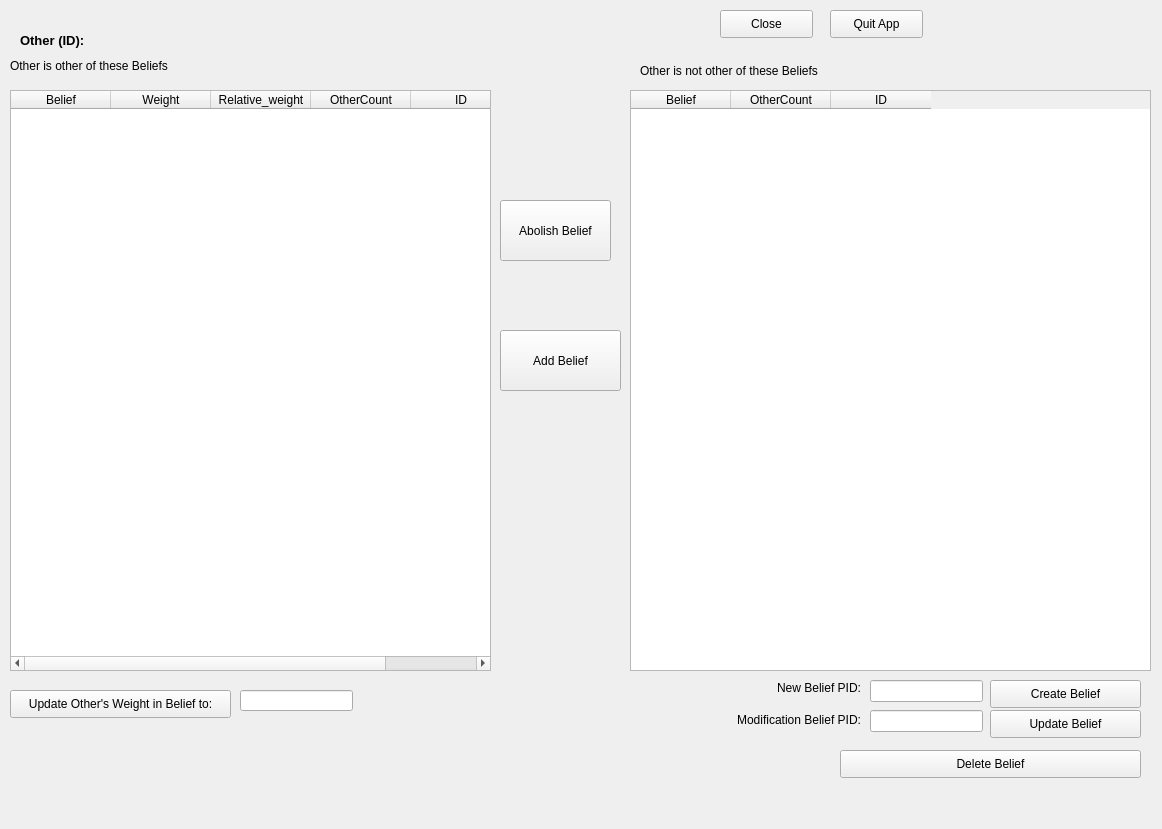
<?xml version="1.0" encoding="UTF-8"?>
<ui version="4.0">
 <class>Form</class>
 <widget class="QWidget" name="Form">
  <property name="geometry">
   <rect>
    <x>0</x>
    <y>0</y>
    <width>1162</width>
    <height>829</height>
   </rect>
  </property>
  <property name="windowkind">
   <string>Form</string>
  </property>
  <widget class="QPushButton" name="bd_add_button">
   <property name="geometry">
    <rect>
     <x>500</x>
     <y>330</y>
     <width>121</width>
     <height>61</height>
    </rect>
   </property>
   <property name="text">
    <string>Add Belief</string>
   </property>
  </widget>
  <widget class="QPushButton" name="bd_abolish_button">
   <property name="geometry">
    <rect>
     <x>500</x>
     <y>200</y>
     <width>111</width>
     <height>61</height>
    </rect>
   </property>
   <property name="text">
    <string>Abolish Belief</string>
   </property>
  </widget>
  <widget class="QLabel" name="label">
   <property name="geometry">
    <rect>
     <x>10</x>
     <y>45</y>
     <width>281</width>
     <height>41</height>
    </rect>
   </property>
   <property name="text">
    <string>Other is other of these Beliefs</string>
   </property>
   <property name="wordWrap">
    <bool>true</bool>
   </property>
  </widget>
  <widget class="QLabel" name="label_2">
   <property name="geometry">
    <rect>
     <x>640</x>
     <y>50</y>
     <width>281</width>
     <height>41</height>
    </rect>
   </property>
   <property name="text">
    <string>Other is not other of these Beliefs</string>
   </property>
   <property name="wordWrap">
    <bool>true</bool>
   </property>
  </widget>
  <widget class="QLabel" name="source_other">
   <property name="geometry">
    <rect>
     <x>20</x>
     <y>30</y>
     <width>561</width>
     <height>20</height>
    </rect>
   </property>
   <property name="font">
    <font>
     <pointsize>10</pointsize>
     <weight>75</weight>
     <bold>true</bold>
    </font>
   </property>
   <property name="text">
    <string>Other (ID): </string>
   </property>
  </widget>
  <widget class="QTableWidget" name="bd_other_yes">
   <property name="geometry">
    <rect>
     <x>10</x>
     <y>90</y>
     <width>481</width>
     <height>581</height>
    </rect>
   </property>
   <column>
    <property name="text">
     <string>Belief</string>
    </property>
   </column>
   <column>
    <property name="text">
     <string>Weight</string>
    </property>
   </column>
   <column>
    <property name="text">
     <string>Relative_weight</string>
    </property>
   </column>
   <column>
    <property name="text">
     <string>OtherCount</string>
    </property>
   </column>
   <column>
    <property name="text">
     <string>ID</string>
    </property>
   </column>
  </widget>
  <widget class="QTableWidget" name="bd_other_no">
   <property name="geometry">
    <rect>
     <x>630</x>
     <y>90</y>
     <width>521</width>
     <height>581</height>
    </rect>
   </property>
   <column>
    <property name="text">
     <string>Belief</string>
    </property>
   </column>
   <column>
    <property name="text">
     <string>OtherCount</string>
    </property>
   </column>
   <column>
    <property name="text">
     <string>ID</string>
    </property>
   </column>
  </widget>
  <widget class="QPushButton" name="close_button">
   <property name="geometry">
    <rect>
     <x>720</x>
     <y>10</y>
     <width>93</width>
     <height>28</height>
    </rect>
   </property>
   <property name="text">
    <string>Close</string>
   </property>
  </widget>
  <widget class="QPushButton" name="quit_button">
   <property name="geometry">
    <rect>
     <x>830</x>
     <y>10</y>
     <width>93</width>
     <height>28</height>
    </rect>
   </property>
   <property name="text">
    <string>Quit App</string>
   </property>
  </widget>
  <widget class="QLineEdit" name="other2belief_weight_edit">
   <property name="geometry">
    <rect>
     <x>240</x>
     <y>690</y>
     <width>113</width>
     <height>21</height>
    </rect>
   </property>
  </widget>
  <widget class="QPushButton" name="update_weight_button">
   <property name="geometry">
    <rect>
     <x>10</x>
     <y>690</y>
     <width>221</width>
     <height>28</height>
    </rect>
   </property>
   <property name="text">
    <string>Update Other's Weight in Belief to:</string>
   </property>
  </widget>
  <widget class="QPushButton" name="bd_insert_button">
   <property name="geometry">
    <rect>
     <x>990</x>
     <y>680</y>
     <width>151</width>
     <height>28</height>
    </rect>
   </property>
   <property name="text">
    <string>Create Belief</string>
   </property>
  </widget>
  <widget class="QLineEdit" name="bd_new_edit">
   <property name="geometry">
    <rect>
     <x>870</x>
     <y>680</y>
     <width>113</width>
     <height>22</height>
    </rect>
   </property>
  </widget>
  <widget class="QPushButton" name="bd_delete_button">
   <property name="geometry">
    <rect>
     <x>840</x>
     <y>750</y>
     <width>301</width>
     <height>28</height>
    </rect>
   </property>
   <property name="text">
    <string>Delete Belief</string>
   </property>
  </widget>
  <widget class="QLabel" name="label_3">
   <property name="geometry">
    <rect>
     <x>710</x>
     <y>680</y>
     <width>151</width>
     <height>16</height>
    </rect>
   </property>
   <property name="text">
    <string>New Belief PID:</string>
   </property>
   <property name="alignment">
    <set>Qt::AlignRight|Qt::AlignTrailing|Qt::AlignVCenter</set>
   </property>
  </widget>
  <widget class="QLabel" name="label_4">
   <property name="geometry">
    <rect>
     <x>660</x>
     <y>710</y>
     <width>201</width>
     <height>20</height>
    </rect>
   </property>
   <property name="text">
    <string>Modification Belief PID:</string>
   </property>
   <property name="alignment">
    <set>Qt::AlignRight|Qt::AlignTrailing|Qt::AlignVCenter</set>
   </property>
  </widget>
  <widget class="QLineEdit" name="bd_update_name_edit">
   <property name="geometry">
    <rect>
     <x>870</x>
     <y>710</y>
     <width>113</width>
     <height>22</height>
    </rect>
   </property>
  </widget>
  <widget class="QPushButton" name="bd_update_button">
   <property name="geometry">
    <rect>
     <x>990</x>
     <y>710</y>
     <width>151</width>
     <height>28</height>
    </rect>
   </property>
   <property name="text">
    <string>Update Belief</string>
   </property>
  </widget>
 </widget>
 <resources/>
 <connections/>
</ui>
